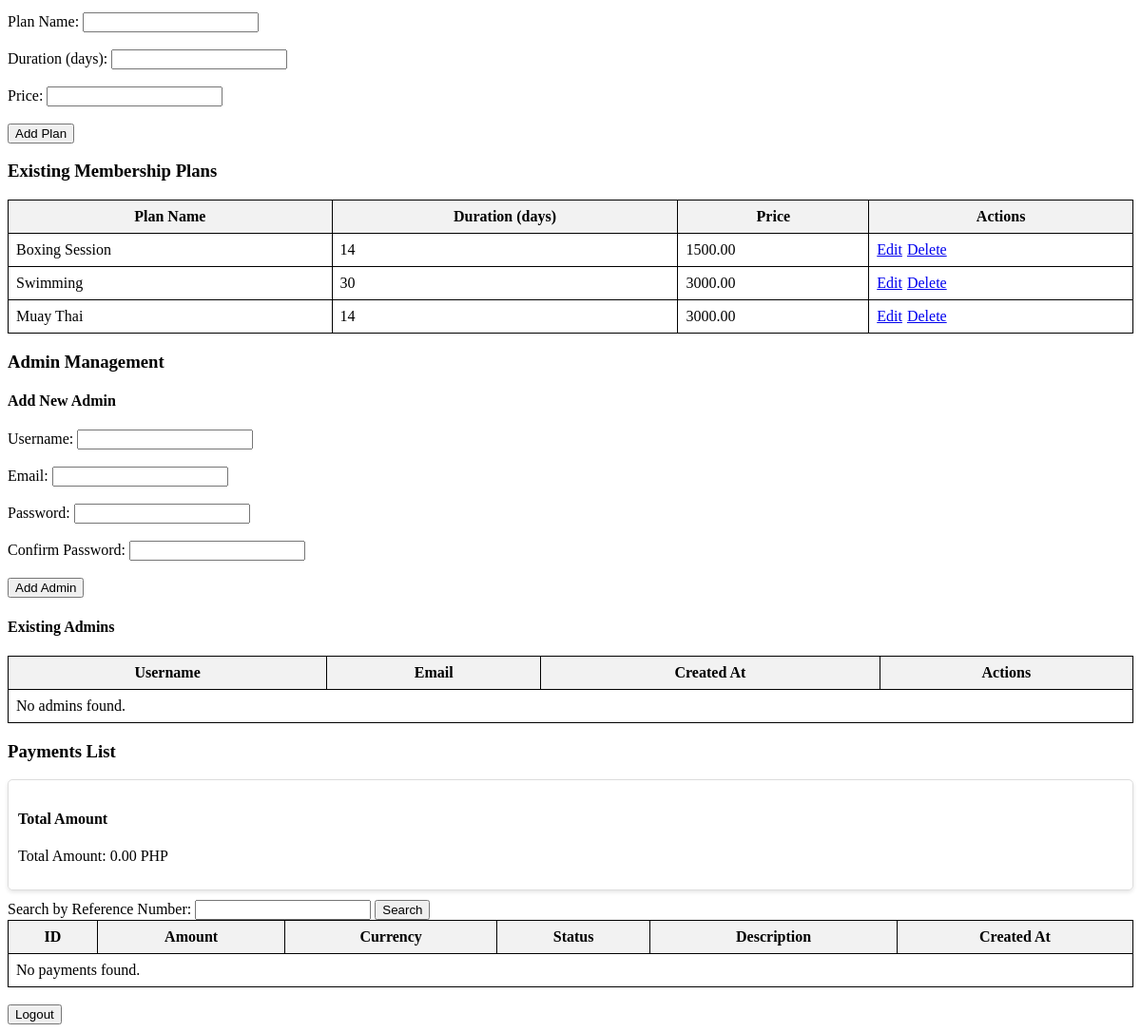
/Admin/Dashboard/admin_dashboard_view.php (lower part), run on an earlier commit of the app's database.
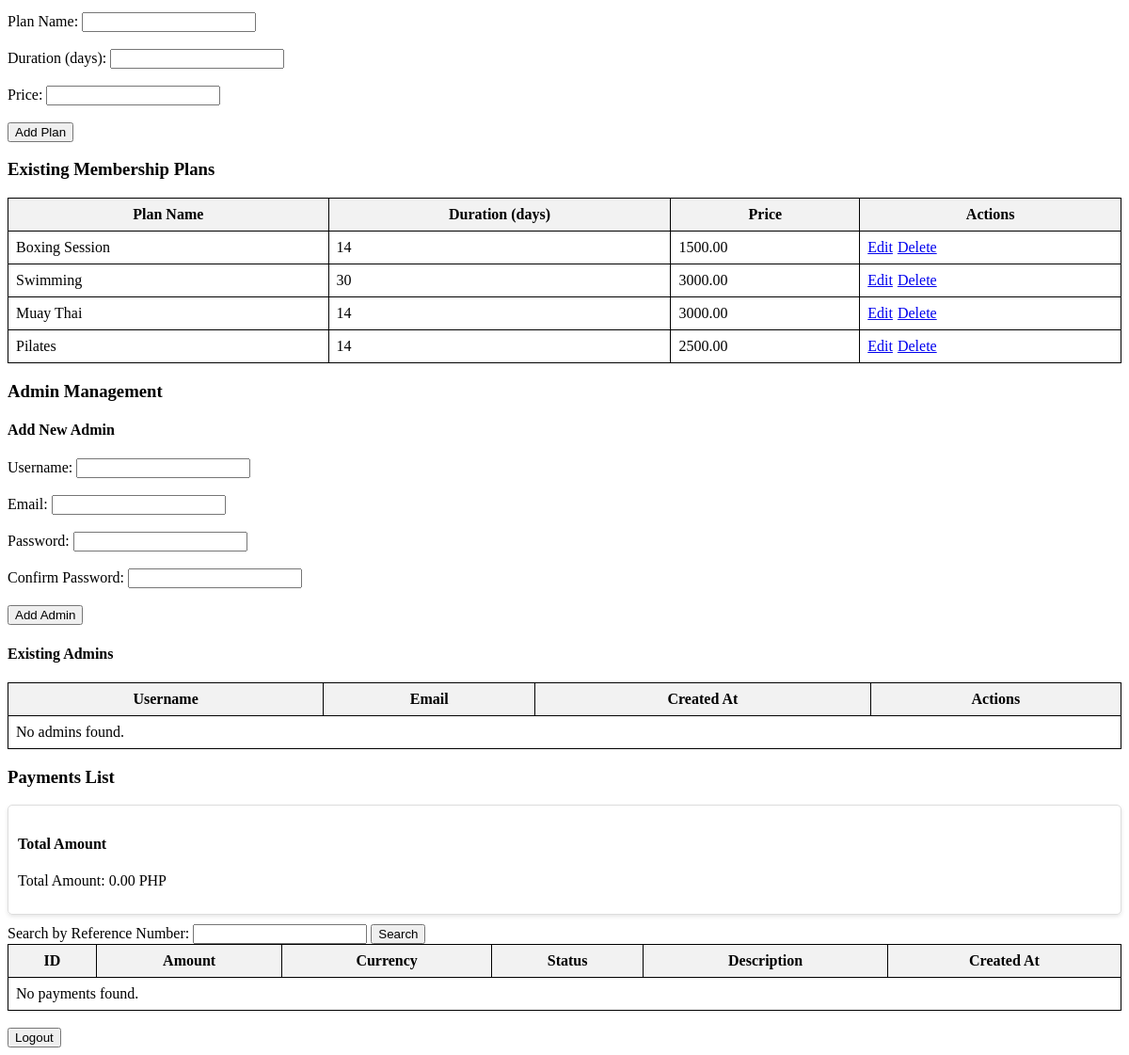
And on a later commit of the database.
### tables this page shows
CREATE TABLE `membership_plans` (
  `id` int(11) NOT NULL,
  `gym_id` int(11) NOT NULL,
  `plan_name` varchar(255) NOT NULL,
  `duration` int(11) NOT NULL,
  `price` decimal(10,2) NOT NULL
);

### Admin/Dashboard/admin_dashboard_view.php (the view, shortened to what the changed rows need)
<?php
include 'db_connection.php';
?>
<!DOCTYPE html>
<html>
<head>
</head>
<body>
    <table>
        <thead>
            <tr>
                <th>Plan Name</th>
                <th>Duration (days)</th>
                <th>Price</th>
                <th>Actions</th>
            </tr>
        </thead>
        <tbody>
            <?php
            $plans_query = "SELECT id, plan_name, duration, price FROM membership_plans";
            $plans_result = $db_connection->query($plans_query);
            if ($plans_result) {
                while ($plan = $plans_result->fetch_assoc()) {
                    echo '<tr>';
                    echo '<td>' . htmlspecialchars($plan['plan_name']) . '</td>';
                    echo '<td>' . htmlspecialchars($plan['duration']) . '</td>';
                    echo '<td>' . htmlspecialchars($plan['price']) . '</td>';
                    echo '<td class="actions">';
                    echo '<a href="edit_membership_plan.php?id=' . $plan['id'] . '">Edit</a>';
                    echo '<a href="delete_membership_plan.php?id=' . $plan['id'] . '">Delete</a>';
                    echo '</td>';
                    echo '</tr>';
                }
            } else {
                echo '<tr><td colspan="4">No membership plans found.</td></tr>';
            }
            ?>
        </tbody>
    </table>
    <table>
        <thead>
            <tr>
                <th>Username</th>
                <th>Email</th>
                <th>Created At</th>
                <th>Actions</th>
            </tr>
        </thead>
    </table>
    <table>
        <thead>
            <tr>
                <th>ID</th>
                <th>Amount</th>
                <th>Currency</th>
                <th>Status</th>
                <th>Description</th>
                <th>Created At</th>
            </tr>
        </thead>
    </table>
    <br>
</body>
</html>

What changed in the data, as far as the page shows it:
added membership_plans: plan_name "Pilates", duration "14", price "2500.00"
